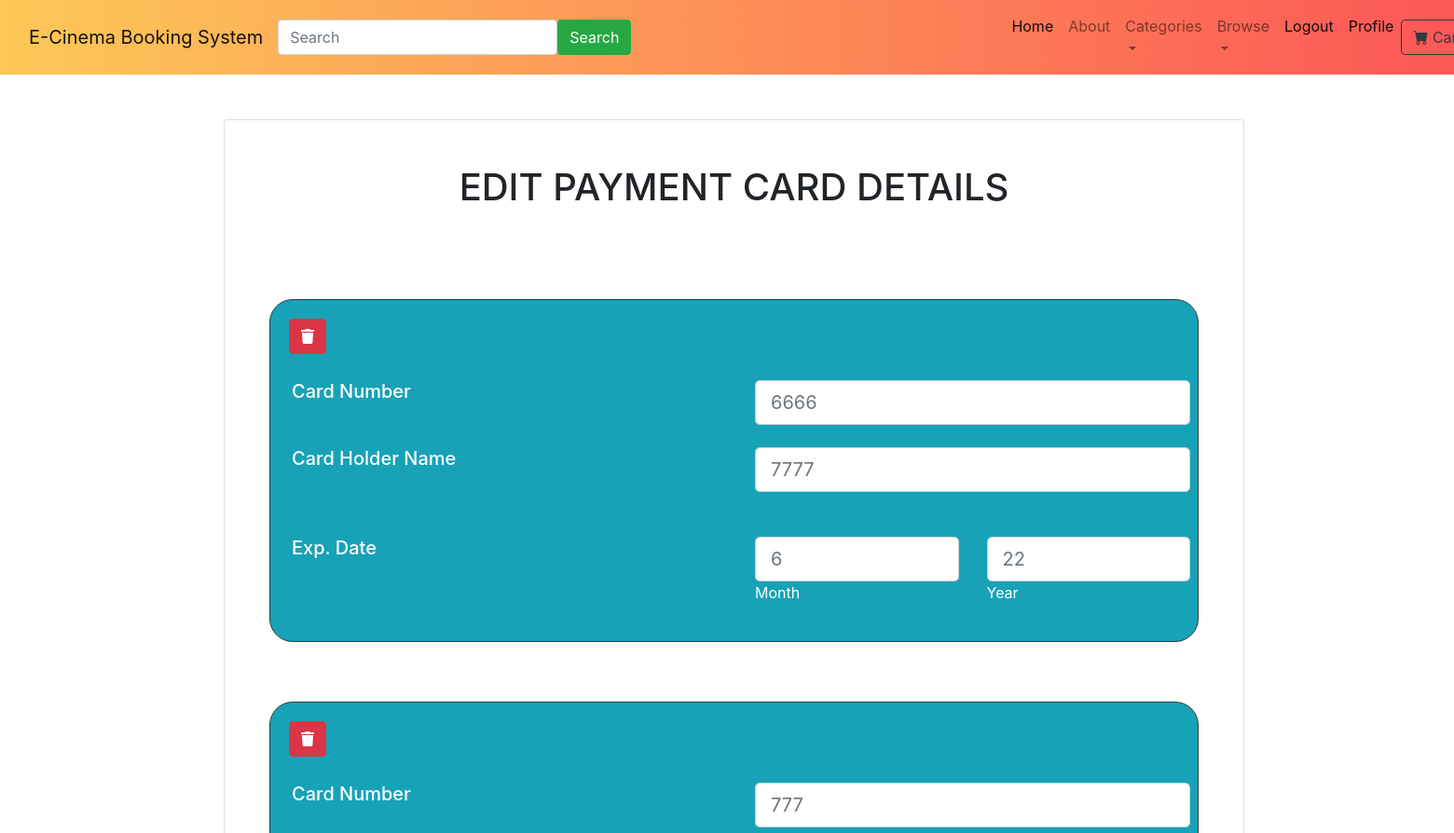
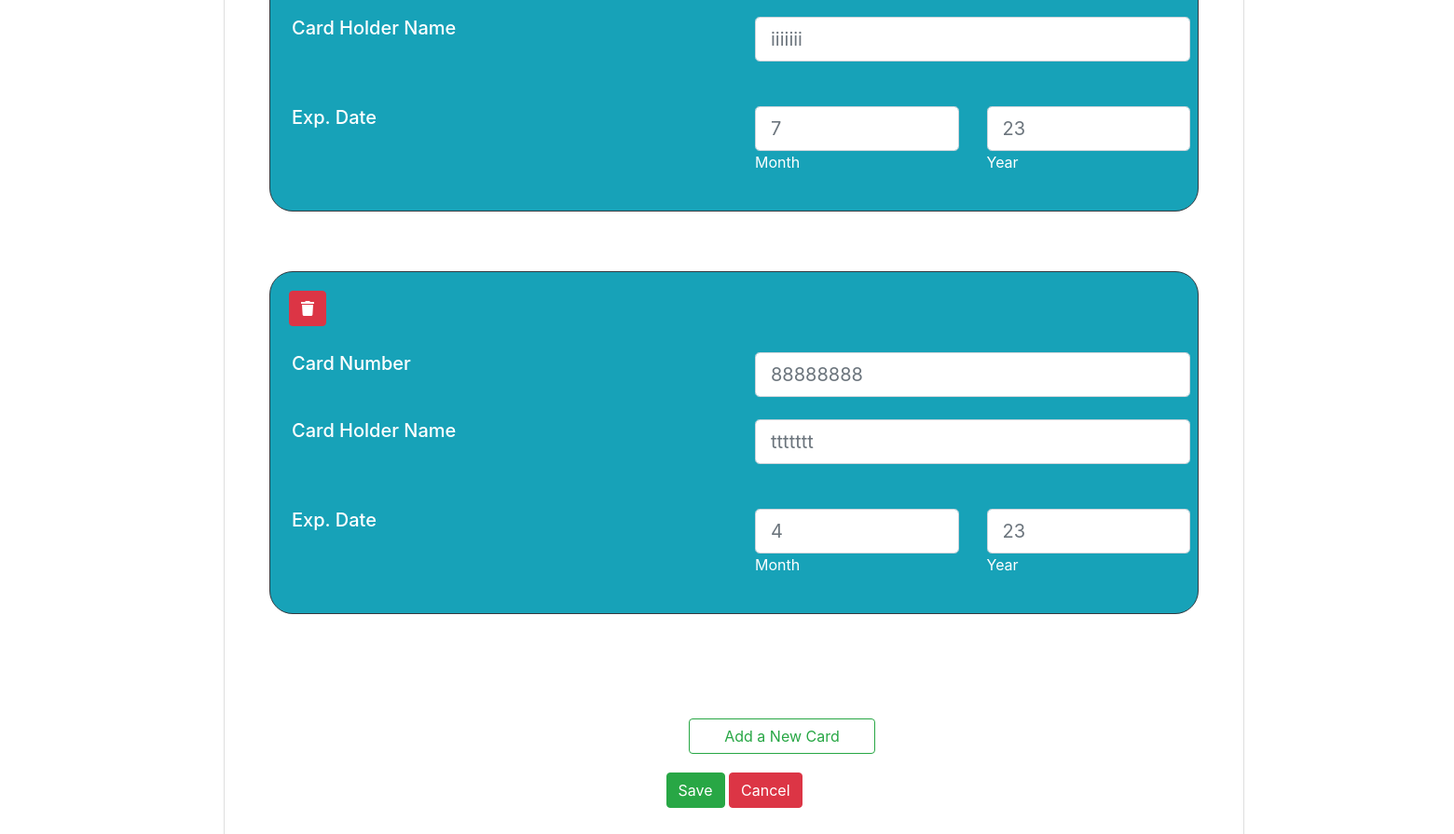
Page /edit_card (signed in) on the committed database (2 pictures, top to bottom).
### ebooking/models.py (models this page shows)
class EbookingCard(models.Model):
    card_number = models.IntegerField()
    expiredate = models.IntegerField()
    expireyear = models.IntegerField()
    name = models.TextField()
    uid = models.IntegerField(blank=True, null=True)
    billing_address = models.TextField(blank=True, null=True)
    id=models.AutoField (primary_key=True)
    class Meta:
        managed = False
        db_table = 'ebooking_card'

### ebooking/views.py (the view, shortened to what this page needs)
# urls.py: path('edit_card', views.edit_card, name='editcard'),
def edit_card(request):
    custom_user = request.user
    b=EbookingCard.objects.filter(uid=str(custom_user.id))
    if b:
        for i in b:
            if request.POST.get('delete') and str(i.id) in request.POST.get('delete'):
                EbookingCard.objects.filter(id=i.id).delete()
    if request.POST.get('addcard'):
        if len(b) < 3:
            return render(request, "edit_card.html", {'cards': b, 'is_new': True})
        else:
            messages.info(request, "Only 3 cards are allowed")
            return render(request, "edit_card.html", {'cards': b, 'is_new': False})
    return render(request, "edit_card.html", {'cards': b})

### home/templates/edit_card.html (shortened to what this page needs)
{% extends 'base.html' %}
{% load static %}
{% block content %}
<link rel="stylesheet" href="{% static 'home/css/registration.css' %}">
    <link rel="stylesheet" href="{% static 'home/css/bootstrap.css' %}">
  <link href="https://cdnjs.cloudflare.com/ajax/libs/font-awesome/5.15.1/css/all.min.css" rel="stylesheet"/>
  <div class="container h-75  pt-5">
        <div class="row ml-auto">
            <div class="col ml-auto">
            <div class="card">
              <div class="card-body p-5">
                <h1 class="text-uppercase text-center mb-5">Edit Payment Card Details</h1>
                  <form method="POST" action="edit_card">
                  {% for i in cards %}
                      <div class="card border border-dark text-white bg-info mb-3" style="border-radius:25px">
                          <span class="button">
                          <button type="submit" style="margin:20px"
                                  value={{i.id}} name="delete"{{i.id}} class="btn btn-danger btn-rounded" data-mdb-ripple-color="#ffffff"><i class="fas fa-trash"></i></button>
                      </span>
                   <div class="card-body p-2">
                       <blockquote class="card-blockquote">
                      <div class="row ml-auto">
                      <div class="col ml-auto">
                            <h5 class="card-title">Card Number</h5>
                        </div>
                        <div class="col ml-auto">
                            <input type="text" id="cardnumber" class="form-control form-control-lg"
                                   placeholder={{i.card_number}}>
                        </div>
                  </div>
                  <div class="form-outline mb-4 row ml-auto py-4">
                        <div class="col ml-auto"><h5 class="card-title">Card Holder Name</h5></div>
                        <div class="col ml-auto"><input type="text"  class="form-control form-control-lg" placeholder={{i.name}}> </div>
                  </div>
                  <div class="form-outline mb-4 row ml-auto">
                      <div class="col ml-auto"><h5 class="card-title">Exp. Date</h5></div>
                      <div class="col ml-auto"></div>
                      <div class="col ml-auto">
                          <input type="text" id="id_month{{i}}" class="form-control form-control-lg"  placeholder={{i.expiredate}}>
                        <label class="form-label" for=id_month{{i}}>Month</label>
                      </div>
                      <div class="col ml-auto">
                          <input type="text" id="id_year{{i}}" class="form-control form-control-lg" placeholder={{i.expireyear}}>
                        <label class="form-label" for=id_year{{i}}>Year</label>
                      </div>
                      </div></blockquote></div>
                  </div>
                      {% endfor %}
                     <button class="btn btn-outline-success" type="submit"
                          style="width:200px;margin-left:450px;margin-bottom:20px"
                          name="addcard" value="addcard">Add a New Card</button>
                      <div style="text-align: center;"><button class="btn btn-success" type="submit" value="save" name="save">Save</button>
                          <button class="btn btn-danger" type="submit">Cancel</button></div>
            </form></br></br>
              </div></div></div></div></div>
{% endblock %}

### rows in the picture
EbookingCard: {{ i.id }} 14 (drawn), card_number "6666", name "7777", expiredate "6", expireyear "22"
EbookingCard: {{ i.id }} 15 (drawn), card_number "777", name "iiiiiii", expiredate "7", expireyear "23"
EbookingCard: {{ i.id }} 16 (drawn), card_number "88888888", name "ttttttt", expiredate "4", expireyear "23"
